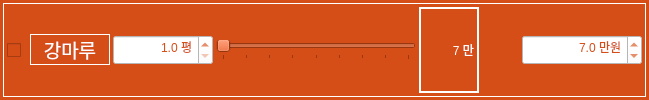
                 <widget class="QFrame" name="frame_131">
                  <property name="minimumSize">
                   <size>
                    <width>0</width>
                    <height>30</height>
                   </size>
                  </property>
                  <property name="maximumSize">
                   <size>
                    <width>16777215</width>
                    <height>16777215</height>
                   </size>
                  </property>
                  <property name="font">
                   <font>
                    <family>나눔고딕 ExtraBold</family>
                    <pointsize>9</pointsize>
                    <weight>9</weight>
                    <italic>false</italic>
                    <bold>false</bold>
                   </font>
                  </property>
                  <property name="styleSheet">
                   <string notr="true">background-color: rgb(213, 77, 23);
font: 75 9pt &quot;나눔고딕 ExtraBold&quot;;</string>
                  </property>
                  <layout class="QHBoxLayout" name="horizontalLayout_278">
                   <property name="leftMargin">
                    <number>3</number>
                   </property>
                   <property name="topMargin">
                    <number>3</number>
                   </property>
                   <property name="rightMargin">
                    <number>3</number>
                   </property>
                   <property name="bottomMargin">
                    <number>3</number>
                   </property>
                   <item>
                    <widget class="QFrame" name="horizontalFrame_29">
                     <property name="styleSheet">
                      <string notr="true">color: rgb(255, 255, 255);</string>
                     </property>
                     <property name="frameShape">
                      <enum>QFrame::Box</enum>
                     </property>
                     <layout class="QHBoxLayout" name="horizontalLayout_100">
                      <property name="spacing">
                       <number>3</number>
                      </property>
                      <property name="leftMargin">
                       <number>3</number>
                      </property>
                      <property name="topMargin">
                       <number>3</number>
                      </property>
                      <property name="rightMargin">
                       <number>3</number>
                      </property>
                      <property name="bottomMargin">
                       <number>3</number>
                      </property>
                      <item>
                       <widget class="QCheckBox" name="checkBox_demol_woodFloor">
                        <property name="minimumSize">
                         <size>
                          <width>20</width>
                          <height>30</height>
                         </size>
                        </property>
                        <property name="maximumSize">
                         <size>
                          <width>16777215</width>
                          <height>16777215</height>
                         </size>
                        </property>
                        <property name="styleSheet">
                         <string notr="true">color: rgb(255, 255, 255);</string>
                        </property>
                        <property name="text">
                         <string/>
                        </property>
                        <property name="checked">
                         <bool>false</bool>
                        </property>
                        <property name="tristate">
                         <bool>false</bool>
                        </property>
                       </widget>
                      </item>
                      <item>
                       <widget class="QLabel" name="label_36">
                        <property name="sizePolicy">
                         <sizepolicy hsizetype="Preferred" vsizetype="Fixed">
                          <horstretch>0</horstretch>
                          <verstretch>0</verstretch>
                         </sizepolicy>
                        </property>
                        <property name="minimumSize">
                         <size>
                          <width>80</width>
                          <height>30</height>
                         </size>
                        </property>
                        <property name="maximumSize">
                         <size>
                          <width>16777215</width>
                          <height>16777215</height>
                         </size>
                        </property>
                        <property name="font">
                         <font>
                          <family>구름 산스 500</family>
                          <pointsize>14</pointsize>
                          <weight>50</weight>
                          <italic>false</italic>
                          <bold>false</bold>
                         </font>
                        </property>
                        <property name="styleSheet">
                         <string notr="true">background-color: rgb(213, 77, 23);
color: rgb(255, 255, 255);
font: 14pt &quot;구름 산스 500&quot;;</string>
                        </property>
                        <property name="frameShape">
                         <enum>QFrame::Box</enum>
                        </property>
                        <property name="text">
                         <string>강마루</string>
                        </property>
                        <property name="alignment">
                         <set>Qt::AlignCenter</set>
                        </property>
                       </widget>
                      </item>
                      <item>
                       <widget class="QDoubleSpinBox" name="doubleSpinBox_demol_area_woodFloor">
                        <property name="minimumSize">
                         <size>
                          <width>100</width>
                          <height>30</height>
                         </size>
                        </property>
                        <property name="styleSheet">
                         <string notr="true">background-color: rgb(255, 255, 255);
color: rgb(213, 77, 23);
font: 12pt &quot;구름 산스 500&quot;;</string>
                        </property>
                        <property name="alignment">
                         <set>Qt::AlignRight|Qt::AlignTrailing|Qt::AlignVCenter</set>
                        </property>
                        <property name="prefix">
                         <string/>
                        </property>
                        <property name="suffix">
                         <string> 평</string>
                        </property>
                        <property name="decimals">
                         <number>1</number>
                        </property>
                        <property name="minimum">
                         <double>1.000000000000000</double>
                        </property>
                        <property name="maximum">
                         <double>100.000000000000000</double>
                        </property>
                        <property name="singleStep">
                         <double>1.000000000000000</double>
                        </property>
                        <property name="value">
                         <double>1.000000000000000</double>
                        </property>
                       </widget>
                      </item>
                      <item>
                       <widget class="QSlider" name="horizontalSlider_demol_woodFloor">
                        <property name="minimumSize">
                         <size>
                          <width>200</width>
                          <height>0</height>
                         </size>
                        </property>
                        <property name="maximumSize">
                         <size>
                          <width>200</width>
                          <height>16777215</height>
                         </size>
                        </property>
                        <property name="minimum">
                         <number>70</number>
                        </property>
                        <property name="maximum">
                         <number>110</number>
                        </property>
                        <property name="singleStep">
                         <number>1</number>
                        </property>
                        <property name="pageStep">
                         <number>1</number>
                        </property>
                        <property name="value">
                         <number>70</number>
                        </property>
                        <property name="sliderPosition">
                         <number>70</number>
                        </property>
                        <property name="orientation">
                         <enum>Qt::Horizontal</enum>
                        </property>
                        <property name="invertedAppearance">
                         <bool>false</bool>
                        </property>
                        <property name="invertedControls">
                         <bool>false</bool>
                        </property>
                        <property name="tickPosition">
                         <enum>QSlider::TicksBelow</enum>
                        </property>
                        <property name="tickInterval">
                         <number>5</number>
                        </property>
                       </widget>
                      </item>
                      <item>
                       <widget class="QLabel" name="label_demol_woodFloor">
                        <property name="minimumSize">
                         <size>
                          <width>60</width>
                          <height>0</height>
                         </size>
                        </property>
                        <property name="maximumSize">
                         <size>
                          <width>60</width>
                          <height>16777215</height>
                         </size>
                        </property>
                        <property name="styleSheet">
                         <string notr="true">font: 12pt &quot;구름 산스 500&quot;;</string>
                        </property>
                        <property name="frameShape">
                         <enum>QFrame::WinPanel</enum>
                        </property>
                        <property name="text">
                         <string>7 만</string>
                        </property>
                        <property name="alignment">
                         <set>Qt::AlignRight|Qt::AlignTrailing|Qt::AlignVCenter</set>
                        </property>
                       </widget>
                      </item>
                      <item>
                       <spacer name="horizontalSpacer_19">
                        <property name="orientation">
                         <enum>Qt::Horizontal</enum>
                        </property>
                        <property name="sizeType">
                         <enum>QSizePolicy::Expanding</enum>
                        </property>
                        <property name="sizeHint" stdset="0">
                         <size>
                          <width>40</width>
                          <height>20</height>
                         </size>
                        </property>
                       </spacer>
                      </item>
                      <item>
                       <widget class="QDoubleSpinBox" name="doubleSpinBox_demol_cost_woodFloor">
                        <property name="minimumSize">
                         <size>
                          <width>120</width>
                          <height>30</height>
                         </size>
                        </property>
                        <property name="styleSheet">
                         <string notr="true">background-color: rgb(255, 255, 255);
color: rgb(213, 77, 23);
font: 12pt &quot;구름 산스 500&quot;;</string>
                        </property>
                        <property name="alignment">
                         <set>Qt::AlignRight|Qt::AlignTrailing|Qt::AlignVCenter</set>
                        </property>
                        <property name="prefix">
                         <string/>
                        </property>
                        <property name="suffix">
                         <string> 만원</string>
                        </property>
                        <property name="decimals">
                         <number>1</number>
                        </property>
                        <property name="minimum">
                         <double>2.000000000000000</double>
                        </property>
                        <property name="maximum">
                         <double>1000.000000000000000</double>
                        </property>
                        <property name="singleStep">
                         <double>1.000000000000000</double>
                        </property>
                        <property name="value">
                         <double>7.000000000000000</double>
                        </property>
                       </widget>
                      </item>
                     </layout>
                    </widget>
                   </item>
                  </layout>
                 </widget>
